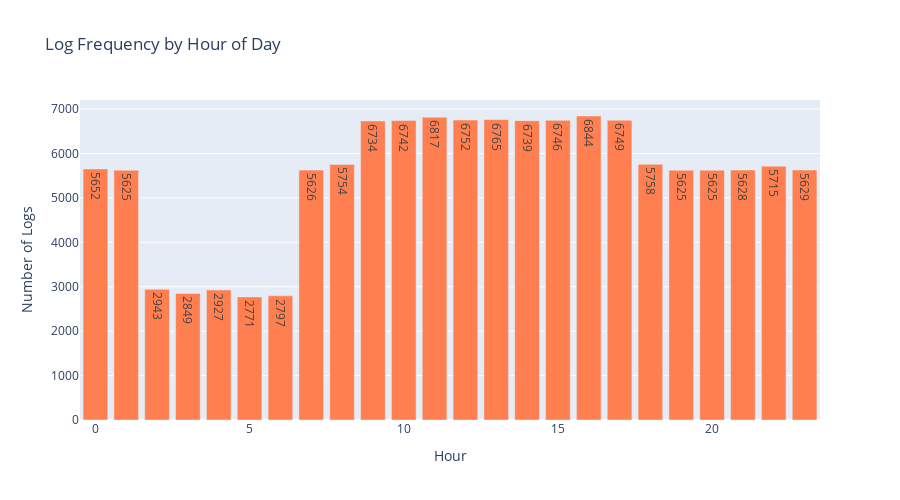

The notebook cell saved with this chart:
### Markdown cell above
### Hourly Pattern

### Code cell
# Logs per hour.
hourly = df.groupby('hour').size()

fig = go.Figure()
fig.add_trace(
    go.Bar(
        x=hourly.index,
        y=hourly.values,
        marker_color='coral',
        text=hourly.values,
        textposition='auto'
    )
)

fig.update_layout(
    title='Log Frequency by Hour of Day',
    xaxis_title='Hour',
    yaxis_title='Number of Logs',
    height=500
)
fig.show()

print("\nPeak hours:")
print(hourly.nlargest(3))

### Figure 1 — Plotly figure (JSON) as saved in the notebook; plotly's stock layout.template omitted (floating-point values rounded to 4 significant figures)
{"data": [{"marker": {"color": "coral"}, "text": [5652.0, 5625.0, 2943.0, 2849.0, 2927.0, 2771.0, 2797.0, 5626.0, 5754.0, 6734.0, 6742.0, 6817.0, 6752.0, 6765.0, 6739.0, 6746.0, 6844.0, 6749.0, 5758.0, 5625.0, 5625.0, 5628.0, 5715.0, 5629.0], "textposition": "auto", "type": "bar", "x": [0, 1, 2, 3, 4, 5, 6, 7, 8, 9, 10, 11, 12, 13, 14, 15, 16, 17, 18, 19, 20, 21, 22, 23], "y": [5652, 5625, 2943, 2849, 2927, 2771, 2797, 5626, 5754, 6734, 6742, 6817, 6752, 6765, 6739, 6746, 6844, 6749, 5758, 5625, 5625, 5628, 5715, 5629]}], "layout": {"height": 500, "title": {"text": "Log Frequency by Hour of Day"}, "xaxis": {"title": {"text": "Hour"}}, "yaxis": {"title": {"text": "Number of Logs"}}}}
